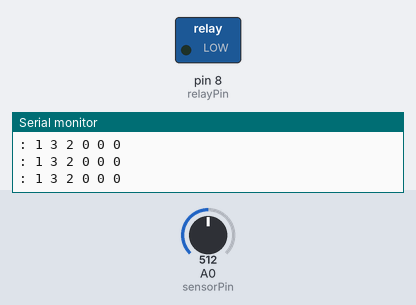
The sketch below on a simulated Arduino Uno, built with avr-gcc and run on an emulated ATmega328P. On the bench: switched loads named in the sketch (green lamp = pin HIGH), the last lines printed to the serial monitor. The inputs (shaded band) are chosen by the test bench; at power-on: A0 (sensorPin) = 512.

Above: at 1.3 s.
1.4 s: A0 (sensorPin) set to 312
3.5 s: A0 (sensorPin) set to 291
At 3.8 s:
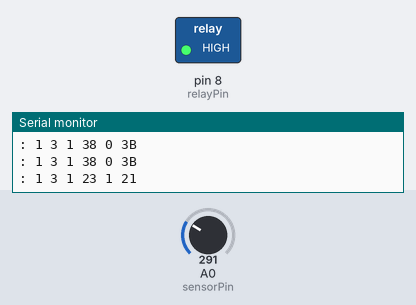
5.0 s: A0 (sensorPin) set to 688
7.0 s: A0 (sensorPin) set to 710
At 7.8 s:
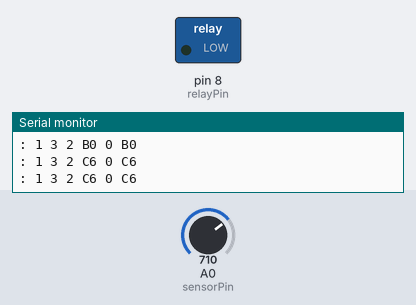
9.0 s: A0 (sensorPin) set to 0
At 9.5 s:
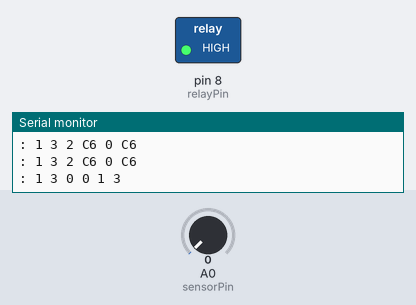
Timing chart, 0 to 11.5 s (numbered marks = the images above; inputs shaded):
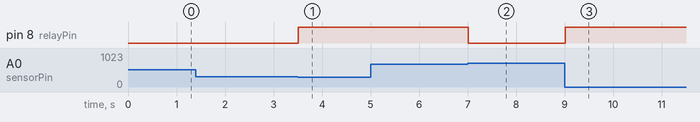

Measured:
- the behaviour switches between 300 and 299 on A0 (sensorPin) (found by bisection; images 0 and 1)
- the behaviour switches between 700 and 701 on A0 (sensorPin) (found by bisection; images 1 and 2)
- after the input at 3.5 s, pin 8 (relayPin): LOW → HIGH at once
- after the input at 7.0 s, pin 8 (relayPin): HIGH → LOW at once
- after the input at 9.0 s, pin 8 (relayPin): LOW → HIGH at once

The sketch:

sketch.ino
```cpp
int sensorPin = A0;
int relayPin = 8;

int lowTh = 300;   // Pump ON below this
int highTh = 700;  // Pump OFF above this

void setup() {
  pinMode(relayPin, OUTPUT);
  Serial.begin(9600);
}

void loop() {
  int sensorValue = analogRead(sensorPin);

  // Modbus-like frame fields
  byte address = 0x01;
  byte function = 0x03;
  byte dataHigh = highByte(sensorValue);
  byte dataLow  = lowByte(sensorValue);

  // Relay logic
  byte coilState;
  if (sensorValue < lowTh) {
    digitalWrite(relayPin, HIGH);   // Pump ON
    coilState = 0x01;
  }
  else if (sensorValue > highTh) {
    digitalWrite(relayPin, LOW);    // Pump OFF
    coilState = 0x00;
  }
  else {
    coilState = 0x00;
  }

  // Checksum (XOR method)
  byte checksum = address ^ function ^ dataHigh ^ dataLow ^ coilState;

  // Print Modbus-like packet in HEX
  Serial.print(": ");   // Start marker
  Serial.print(address, HEX); Serial.print(" ");
  Serial.print(function, HEX); Serial.print(" ");
  Serial.print(dataHigh, HEX); Serial.print(" ");
  Serial.print(dataLow, HEX); Serial.print(" ");
  Serial.print(coilState, HEX); Serial.print(" ");
  Serial.print(checksum, HEX);
  Serial.println();     // New line

  delay(500);
}
```
